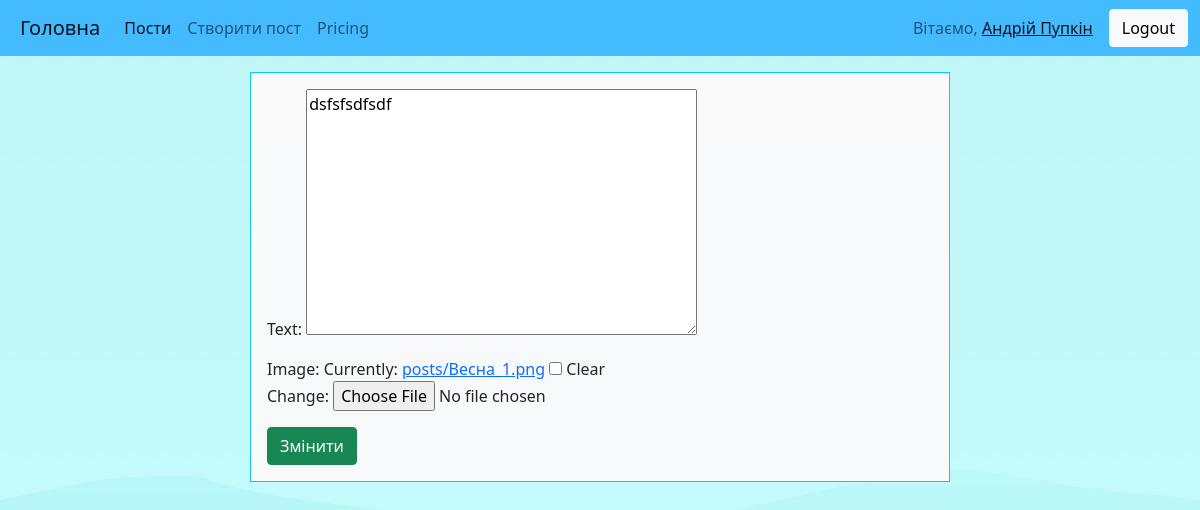
/post/2/edit/ (signed in), run on an earlier commit of the app's database.
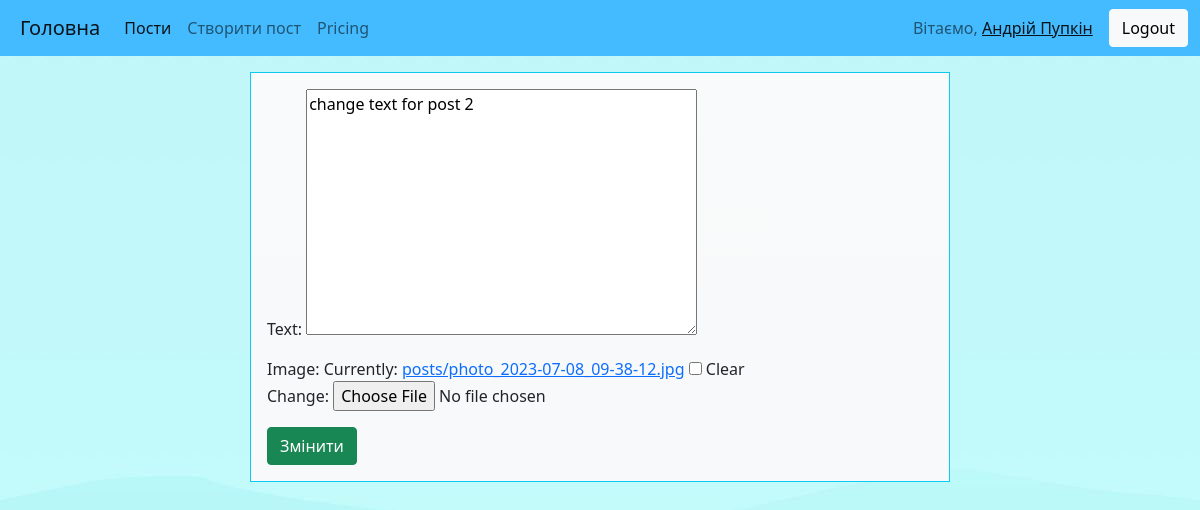
And on a later commit of the database.
### posts/models.py (models this page shows, shortened)
class Post(models.Model):
    text = models.TextField(max_length=1024)
    image = models.ImageField(upload_to='posts', blank=True, null=True)
    views = models.PositiveIntegerField(default=0)
    likes = models.ManyToManyField(settings.AUTH_USER_MODEL, related_name='liked_post', blank=True)
    created_at = models.DateTimeField(auto_now_add=True)
    updated_at = models.DateTimeField(blank=True, null=True)
    user = models.ForeignKey(settings.AUTH_USER_MODEL, on_delete=models.CASCADE)
    class Meta:
        ordering = ['-updated_at']

### posts/views.py (the view, shortened to what this page needs)
# urls.py: path('post/<int:pk>/edit/', views.PostUpdateView.as_view(), name='edit-post')
class PostUpdateView(UserIsAuthorMixin, UpdateView):
    model = models.Post
    form_class = forms.PostForm
    template_name = 'posts/post_edit_form.html'

### posts/forms.py
class PostForm(forms.ModelForm):
    class Meta:
        model = models.Post
        fields = ['text', 'image']

### posts/mixins.py (called while the page is built)
    def dispatch(self, request, *args, **kwargs):
        instance = self.get_object()
        instance = self.get_object()
        if instance.user != request.user:
            raise PermissionDenied
        return super().dispatch(request, *args, **kwargs)

### templates/posts/post_edit_form.html (shortened to what this page needs)
{% extends 'base.html' %}
{% load static %}
{% block content %}
<form method="POST" enctype="multipart/form-data">
    {{ form.as_p }}
    <button type="submit" class="btn btn-success">Змінити</button>
</form>
{% endblock %}

What changed in the data, as far as the page shows it:
changed Post: text "dsfsfsdfsdf" → "change text for post 2"
Also different on the page:
text no longer shown: "Text: Image: Currently: posts/Весна_1.png Clear Change:"
text now shown: "Text: Image: Currently: posts/photo_2023-07-08_09-38-12.jpg Clear Change:"
